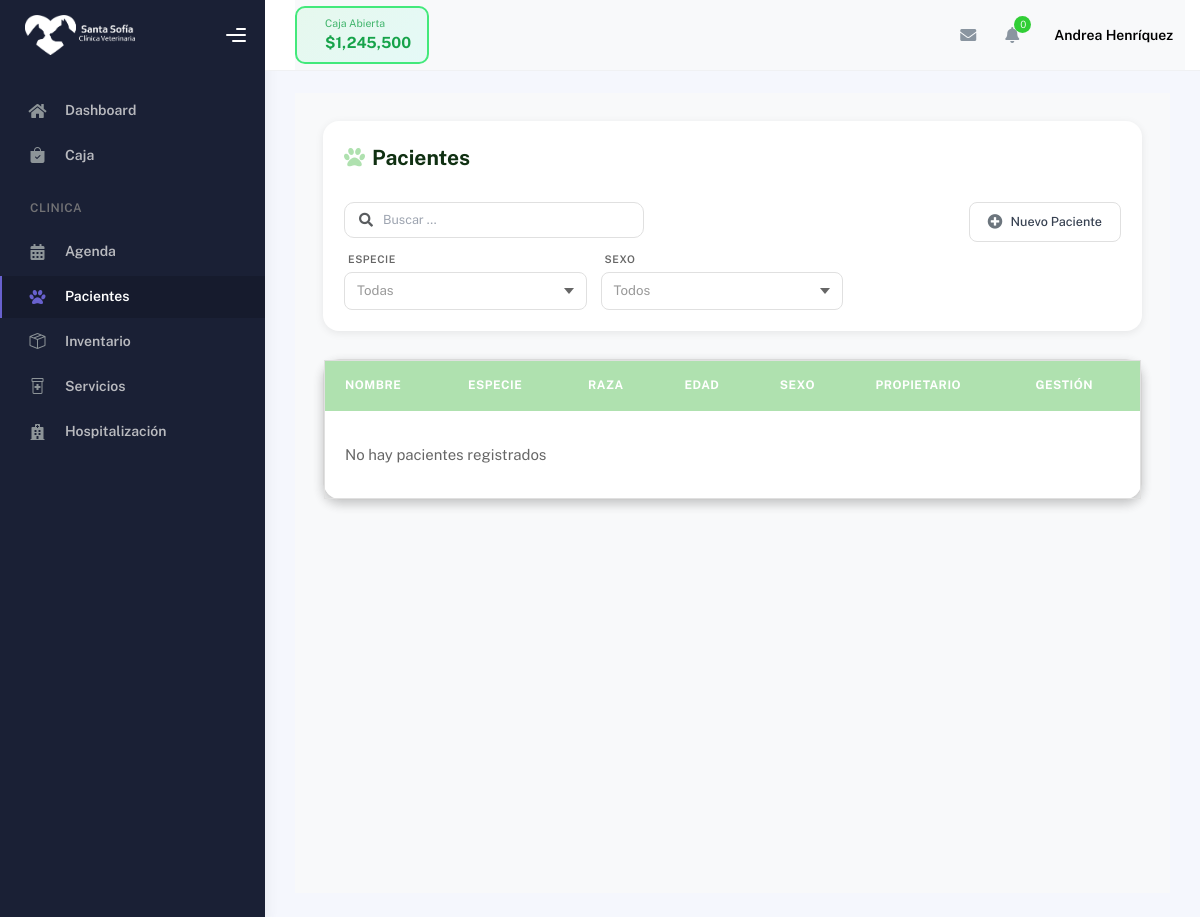
Page /pacientes/ (signed in) on the earlier database version.
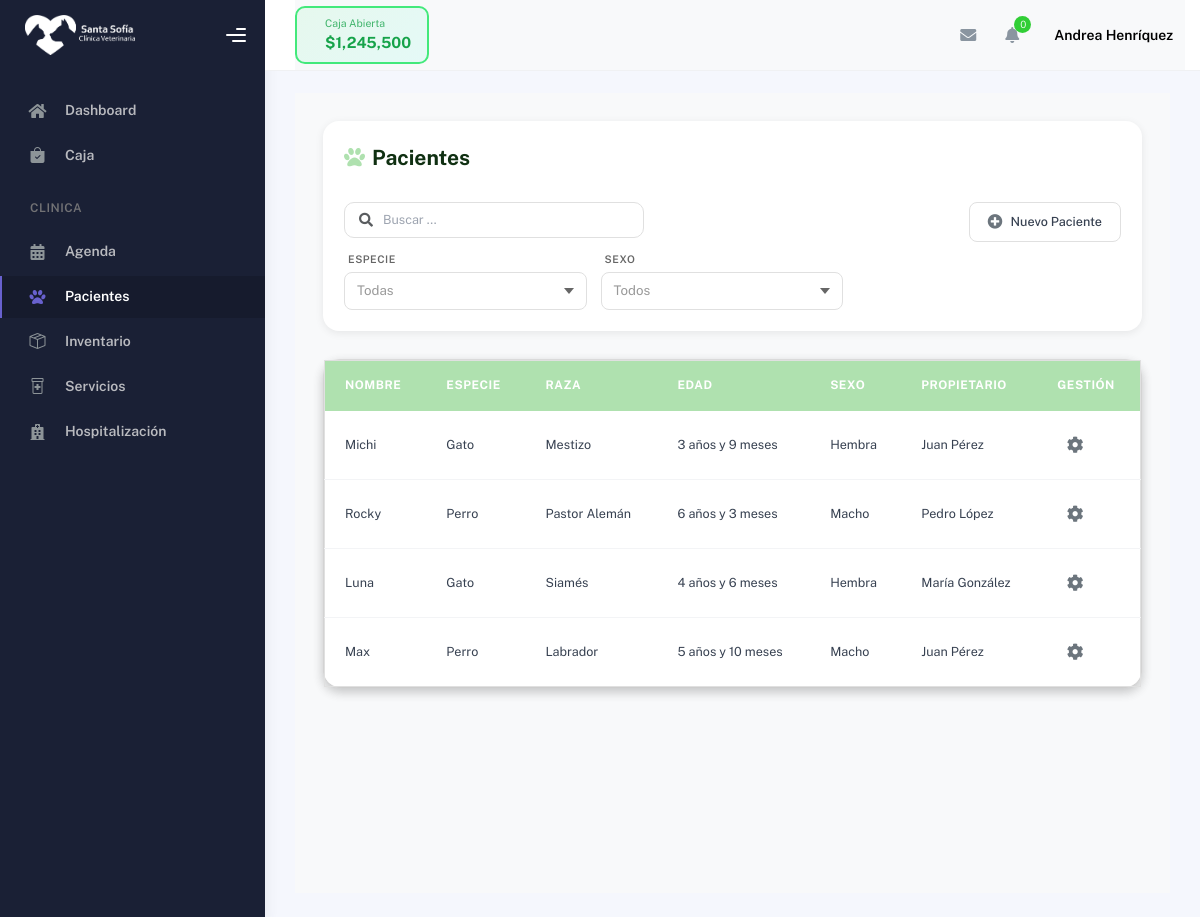
Same page on the later database version.
### pacientes/models.py (models this page shows, shortened)
class Paciente(models.Model):
    SEXO_CHOICES = [
        ('M', 'Macho'),
        ('H', 'Hembra'),
    ]
    nombre = models.CharField(max_length=100)
    especie = models.CharField(max_length=50)
    raza = models.CharField(max_length=100, blank=True, null=True)
    sexo = models.CharField(max_length=1, choices=SEXO_CHOICES)
    color = models.CharField(max_length=50, blank=True, null=True)
    microchip = models.CharField(max_length=50, blank=True, null=True)
    fecha_nacimiento = models.DateField(null=True, blank=True, verbose_name="Fecha de nacimiento")
    edad_anos = models.IntegerField(null=True, blank=True, verbose_name="Edad en años")
    edad_meses = models.IntegerField(null=True, blank=True, verbose_name="Edad en meses")
    ultimo_peso = models.DecimalField(max_digits=5, decimal_places=2, blank=True, null=True)
    observaciones = models.TextField(blank=True, null=True)
    propietario = models.ForeignKey('Propietario', on_delete=models.CASCADE, related_name='pacientes')
    activo = models.BooleanField(default=True)
    fecha_registro = models.DateTimeField(auto_now_add=True)
    fecha_ultima_modificacion = models.DateTimeField(auto_now=True)
    fecha_ultimo_control = models.DateField(blank=True, null=True)
    class Meta:
        verbose_name = "Paciente"
        verbose_name_plural = "Pacientes"
        ordering = ['-fecha_registro']
    @property
    def edad_formateada(self):
        if self.fecha_nacimiento:
            hoy = date.today()
            edad = relativedelta(hoy, self.fecha_nacimiento)
            if edad.years == 0 and edad.months == 0:
                dias = (hoy - self.fecha_nacimiento).days
                return f"{dias} día{'s' if dias != 1 else ''}"
            elif edad.years == 0:
                if edad.days > 0:
                    return f"{edad.months} mes{'es' if edad.months != 1 else ''} y {edad.days} día{'s' if edad.days != 1 else ''}"
                return f"{edad.months} mes{'es' if edad.months != 1 else ''}"
            else:
                if edad.months > 0:
                    return f"{edad.years} año{'s' if edad.years != 1 else ''} y {edad.months} mes{'es' if edad.months != 1 else ''}"
                return f"{edad.years} año{'s' if edad.years != 1 else ''}"
        return "No especificada"

class Propietario(models.Model):
    nombre = models.CharField(max_length=100)
    apellido = models.CharField(max_length=100)
    telefono = models.CharField(max_length=20, blank=True, null=True)
    email = models.EmailField(blank=True, null=True)
    direccion = models.TextField(blank=True, null=True)
    fecha_registro = models.DateTimeField(auto_now_add=True)
    class Meta:
        verbose_name = "Propietario"
        verbose_name_plural = "Propietarios"
        ordering = ['apellido', 'nombre']
    @property
    def nombre_completo(self):
        return f"{self.nombre} {self.apellido}".strip()

### pacientes/views.py (the view)
# urls.py: path('', views.pacientes_view, name='pacientes'),
@login_required
def pacientes_view(request):
    pacientes = Paciente.objects.select_related('propietario').filter(activo=True).order_by('-fecha_registro')
    context = {'pacientes': pacientes}
    return render(request, 'pacientes/pacientes.html', context)

### cuentas/models.py (called while the page is built)
    def get_rol_display_custom(self):
        if self.is_staff and self.is_superuser:
            return 'Administración'
        return self.get_rol_display()

### pacientes/templates/pacientes/pacientes.html (shortened to what this page needs)
{% extends "partials/base_table.html" %}
{% load static %}
{% block styles %}
<link rel="stylesheet" href="{% static 'css/base/tables_base.css' %}?v=4" type="text/css" media="all">
{% endblock %}
{% block table_title %}
<i class="fas fa-paw"></i> Pacientes
{% endblock %}
{% block table_filters %}
<div class="filter-group">
    <div class="vet-custom-select-wrapper">
        <span class="tag_select">Especie</span>
        <div class="vet-custom-select">
            <span class="vet-selected-value placeholder">Todas</span>
            <div class="vet-arrow"></div>
        </div>
    </div>
    <div class="vet-custom-select-wrapper">
        <span class="tag_select">Sexo</span>
        <div class="vet-custom-select">
            <span class="vet-selected-value placeholder">Todos</span>
            <div class="vet-arrow"></div>
        </div>
    </div>
</div>
{% endblock %}
{% block table_buttons %}
<button type="button" onclick="abrirModalNuevoPaciente()">
    <i class="fas fa-plus-circle"></i> Nuevo Paciente
</button>
{% endblock %}
{% block table_columns %}
<th>Nombre</th>
<th>Especie</th>
<th>Raza</th>
<th>Edad</th>
<th>Sexo</th>
<th>Propietario</th>
<th>Gestión</th>
{% endblock %}
{% block table_rows %}
{% for paciente in pacientes %}
<tr data-especie="{{ paciente.especie|lower }}" data-sexo="{{ paciente.sexo|lower }}">
    <td>{{ paciente.nombre }}</td>
    <td>{{ paciente.get_especie_display|default:paciente.especie|capfirst }}</td>
    <td>{{ paciente.raza|default:"-" }}</td>
    <td>{{ paciente.edad_formateada }}</td>
    <td>{{ paciente.get_sexo_display|default:paciente.sexo|capfirst }}</td>
    <td>{{ paciente.propietario.nombre_completo|default:"-" }}</td>
    <td>
        <div class="manage-wheel">
            <button type="button" onclick="toggleWheel(this)">
                <i class="fas fa-cog"></i>
            </button>
        </div>
    </td>
</tr>
{% empty %}
<tr>
    <td colspan="7" style="text-align: center; padding: 2rem;">
        <p style="margin-top: 1rem; color: #666;">No hay pacientes registrados</p>
    </td>
</tr>
{% endfor %}
{% endblock %}

Differences in the rows shown:
added Paciente: nombre "Michi", especie "Gato", raza "Mestizo", edad_formateada "3 años y 9 meses", sexo "Hembra", propietario.nombre_completo "Juan Pérez"
added Paciente: nombre "Rocky", especie "Perro", raza "Pastor Alemán", edad_formateada "6 años y 3 meses", sexo "Macho", propietario.nombre_completo "Pedro López"
added Paciente: nombre "Luna", especie "Gato", raza "Siamés", edad_formateada "4 años y 6 meses", sexo "Hembra", propietario.nombre_completo "María González"
added Paciente: nombre "Max", especie "Perro", raza "Labrador", edad_formateada "5 años y 10 meses", sexo "Macho", propietario.nombre_completo "Juan Pérez"
Other differences:
text no longer shown: "No hay pacientes registrados"
